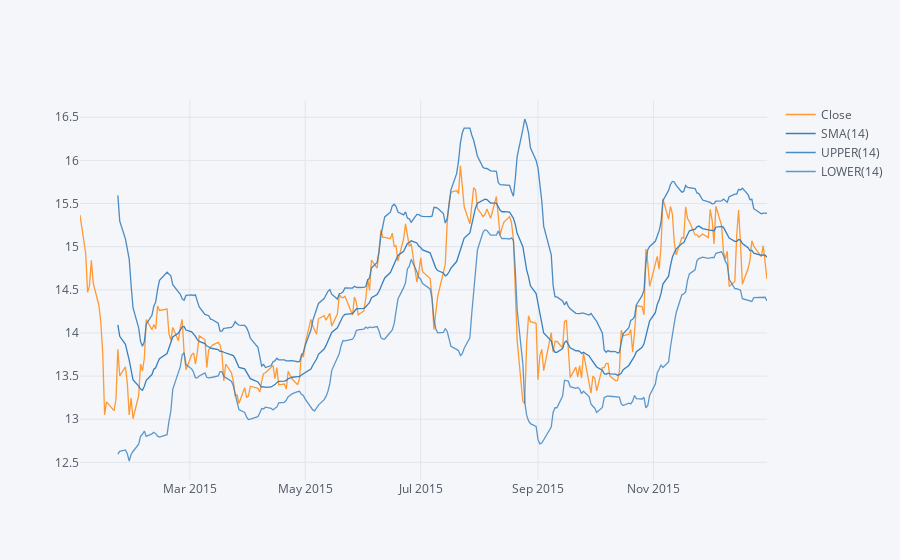

Notebook code for this chart:
### Code cell
#create a Bollinger Band plot for Bank of America for the year 2015
BAC['Close'].loc['2015-01-01':'2016-01-01'].ta_plot(study='boll')

### Figure 1 — Plotly figure (JSON) as saved in the notebook; plotly's stock layout.template omitted (floating-point values rounded to 4 significant figures; data arrays with more than 128 entries replaced by an {"elided": "..."} marker saying what was removed)
{"data": [{"line": {"color": "rgba(255, 153, 51, 1.0)", "dash": "solid", "shape": "linear", "width": 1.3}, "mode": "lines", "name": "Close", "text": "", "type": "scatter", "x": {"elided": "252 str values"}, "y": {"elided": "252 float values"}}, {"line": {"color": "rgba(55, 128, 191, 1.0)", "dash": "solid", "shape": "linear", "width": 1.3}, "mode": "lines", "name": "SMA(14)", "text": "", "type": "scatter", "x": {"elided": "252 str values"}, "y": {"elided": "252 mixed values"}}, {"line": {"color": "rgba(55, 128, 191, 0.8999999999999999)", "dash": "solid", "shape": "linear", "width": 1.3}, "mode": "lines", "name": "UPPER(14)", "text": "", "type": "scatter", "x": {"elided": "252 str values"}, "y": {"elided": "252 mixed values"}}, {"line": {"color": "rgba(55, 128, 191, 0.7999999999999998)", "dash": "solid", "shape": "linear", "width": 1.3}, "mode": "lines", "name": "LOWER(14)", "text": "", "type": "scatter", "x": {"elided": "252 str values"}, "y": {"elided": "252 mixed values"}}], "layout": {"autosize": true, "legend": {"bgcolor": "#F5F6F9", "font": {"color": "#4D5663"}}, "paper_bgcolor": "#F5F6F9", "plot_bgcolor": "#F5F6F9", "title": {"font": {"color": "#4D5663"}}, "xaxis": {"autorange": true, "gridcolor": "#E1E5ED", "range": ["2015-01-02", "2015-12-31"], "showgrid": true, "tickfont": {"color": "#4D5663"}, "title": {"font": {"color": "#4D5663"}, "text": ""}, "type": "date", "zerolinecolor": "#E1E5ED"}, "yaxis": {"autorange": true, "gridcolor": "#E1E5ED", "range": [12.29, 16.7], "showgrid": true, "tickfont": {"color": "#4D5663"}, "title": {"font": {"color": "#4D5663"}, "text": ""}, "type": "linear", "zerolinecolor": "#E1E5ED"}}}
